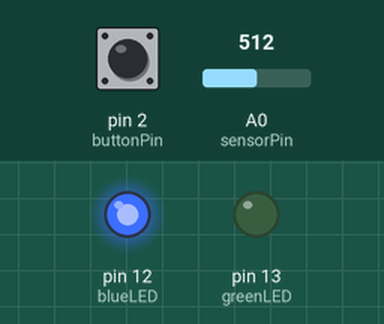
This sketch was run on a simulated Arduino Uno, built with avr-gcc and run on an emulated ATmega328P. Parts: output pins drawn as LEDs (lit = HIGH). Dashed ring = blinking. Inputs (shaded band) come from the test bench; at power-on: A0 (sensorPin) = 512, pin 2 (buttonPin) HIGH.

Above: at 1.2 s.
1.3 s: A0 (sensorPin) set to 459
2.8 s: A0 (sensorPin) set to 442
At 3.2 s:
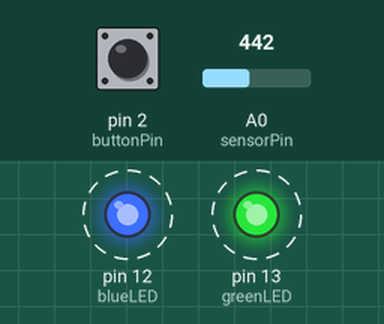
5.8 s: pin 2 (buttonPin) pulled LOW for 0.15 s
At 5.87 s:
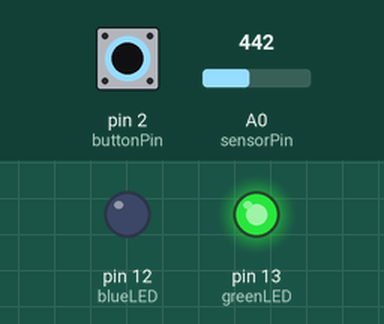
8.8 s: pin 2 (buttonPin) pulled LOW for 3.2 s
13.5 s: A0 (sensorPin) set to 460
At 13.8 s:
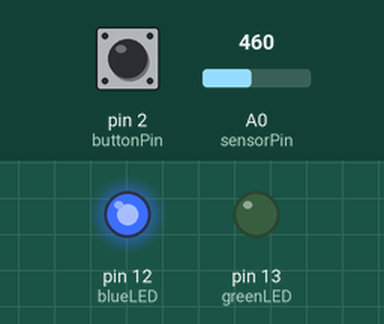
Timing chart, 0 to 16.0 s (numbered marks = the images above; inputs shaded):
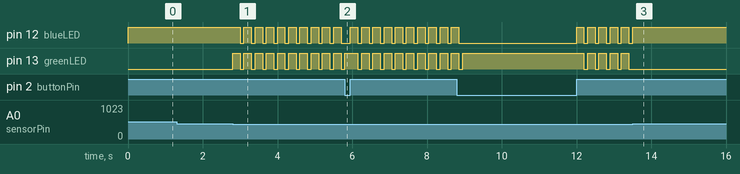

The sketch:

PR-button-int.ino
```cpp
// Choose LED via button or photoresistor input 24/07

// - Found new way of writing comments with two fw slash pair // // to separate groups of intruction blocks

// - Idea: use recently learned boolean arithmetic concepts to create flag variables
//  Potential issue: boolean variables would not change after being initially defined: LEDs would get stuck on/blinking?
//  But: the variables get defined again at every loop, so it might work

// - Idea: writing only the cases where a LED has to turn on, and turn both off at the end or start of loop?
// - Implementation:
//    - 2 separate if branches at the start of main loop to turn off LED(s) if no input
//    - Then 3 if - else if branches for PR only, button only, and both
//    - Total of 5 instruction blocks instead of 6, and only 3 of them are interconnected
//    - No input (from either source) cases are handled individually at the start: clean reset checkpoint at every loop

// Update: was no aware that Arduino C++ has boolean variables, will use them in the future. Leaving int "booleans" here to reflect learning process


// // DECLARATIONS:
// LED pin locations
const int greenLED = 13;
const int blueLED = 12;

// Input locations
const int buttonPin = 2;
const int sensorPin = A0;

// // SETUP
void setup() {

  // Buttons setup
  pinMode(buttonPin, INPUT);
  pinMode(sensorPin, INPUT);

  // LEDs setup
  pinMode(greenLED, OUTPUT);
  pinMode(blueLED, OUTPUT);

}

// // MAIN LOGIC
void loop() {

  // // READING INPUT
  int buttonState = digitalRead(buttonPin);
  int value = analogRead(sensorPin);

  // // BOOLEAN VARIABLES
  // Photoresistor state
  int photoresistorLOW = (value <= 450);

  // Photoresistor only
  int photoresistorONLY = photoresistorLOW * !buttonState;

  // Button only
  int buttonONLY = !photoresistorLOW * buttonState;

  // Both inputs =
  int bothInputs = photoresistorLOW * buttonState;

  // // RESET LEDS
  if (!buttonState) {
    digitalWrite(blueLED, LOW);
  }

  if (!photoresistorLOW) {
    digitalWrite(greenLED, LOW);
  }

  // // START: turn LEDs on if input
  // Photoresistor only
  if (photoresistorONLY) {

    digitalWrite(greenLED, HIGH);

  }

  // Button only
  else if (buttonONLY) {

    digitalWrite(blueLED, HIGH);

  }

  // Both inputs
  else if (bothInputs) {

    // Blink loop
    while (buttonState == HIGH && value <= 450) {

      // LEDs ON
      digitalWrite(blueLED, HIGH);
      digitalWrite(greenLED, HIGH);
      delay(200);

      // LEDs OFF
      digitalWrite(blueLED, LOW);
      digitalWrite(greenLED, LOW);
      delay(100);

      // Reset input readings
      buttonState = digitalRead(buttonPin);
      value = analogRead(sensorPin);

    }
  }

}
```

Measured:
- the behaviour switches between 451 and 450 on A0 (sensorPin) (found by bisection; images 0 and 1)
- after the input at 1.3 s, every drawn part: stays the same
- after the input at 2.8 s, pin 12 (blueLED): alternates HIGH for 0.20 s and LOW for 0.10 s, starting after 0.20 s; pin 13 (greenLED): alternates HIGH for 0.20 s and LOW for 0.10 s, starting at once
- after the input at 13.5 s, pin 12 (blueLED): goes on until 13.5 s, then stays HIGH; pin 13 (greenLED): stops changing and stays LOW
